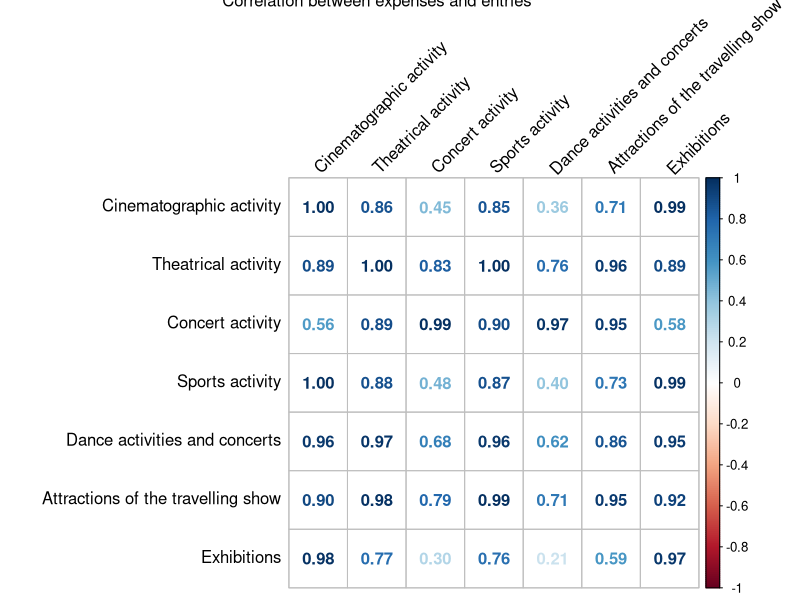
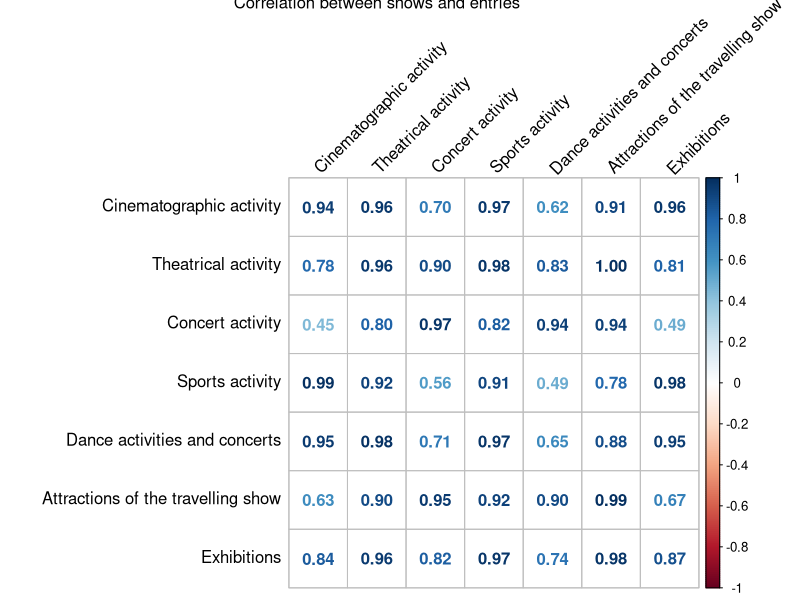
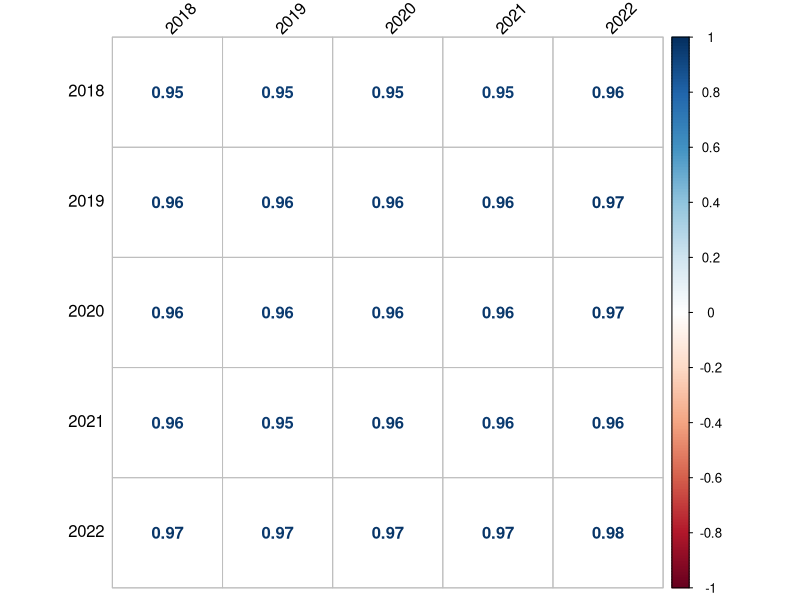

Here is the R script that generated these plots, in order:
# Statistical Learning Project ----

# Load the libraries ----
library("readxl")
library("corrplot")

# Load data ----

## Cinema/area 2018-2022
# This data are related to the number of total shows, entries and expenses for cinema divided for each area
shows_cine_area <- read_excel("Data/Cinema by territorial area.xlsx", sheet = 1)
entries_cine_area <- read_excel("Data/Cinema by territorial area.xlsx", sheet = 2)
expense_cine_area <- read_excel("Data/Cinema by territorial area.xlsx", sheet = 3)

## Places/area 2018-2022
# This data are related to the number of entertainment places for each area divided by activity
pla_act_cin_area <- read_excel("Data/Places of performance in the regions.xlsx", sheet = 1)
pla_act_tea_area <- read_excel("Data/Places of performance in the regions.xlsx", sheet = 2)
pla_act_con_area <- read_excel("Data/Places of performance in the regions.xlsx", sheet = 3)
pla_act_spo_area <- read_excel("Data/Places of performance in the regions.xlsx", sheet = 4)
pla_act_bal_area <- read_excel("Data/Places of performance in the regions.xlsx", sheet = 5)
pla_act_via_area <- read_excel("Data/Places of performance in the regions.xlsx", sheet = 6)
pla_act_mos_area <- read_excel("Data/Places of performance in the regions.xlsx", sheet = 7)

## Total/area 2018-2022
# This data are related to the number of total shows, entries and expenses for each area
shows_area <- read_excel("Data/National territory all sectors (macro area and region).xlsx", sheet = 1)
entries_area <- read_excel("Data/National territory all sectors (macro area and region).xlsx", sheet = 2)
expense_area <- read_excel("Data/National territory all sectors (macro area and region).xlsx", sheet = 3)

## Total/activity 2018-2022
# This data are related to the number of total shows, entries and expenses divided by activity
shows_activity <- read_excel("Data/National territory all sectors (total).xlsx", sheet = 1)
entries_activity <- read_excel("Data/National territory all sectors (total).xlsx", sheet = 2)
expense_activity <- read_excel("Data/National territory all sectors (total).xlsx", sheet = 3)

## Theatre/month 2018-2022
# This data are related to the number of total shows, entries and expenses for theatral activity divided by month
theatre_month <- read.csv("Data/Monthly trends by sector (Theater).csv", sep = ";", header = TRUE)

## Cinema/month 2018-2022
# This data are related to the number of total shows, entries and expenses for Cinema activity divided by month
cinema_month <- read.csv("Data/Monthly trends by sector (Cinema).csv", sep = ";", header = TRUE)

## Total/month 2018-2022
# This data are related to the number of total shows, entries and expenses for the all the activities divided by month
total_month <- read.csv("Data/Monthly trends by sector (All sectors).csv", sep = ";", header = TRUE)

## Organizers/area 2018-2022
# This data are related to the number of organizers for each area divided by activity
org_act_cin_area <- read_excel("Data/Number of show organizers in the regions.xlsx", sheet = 1)
org_act_tea_area <- read_excel("Data/Number of show organizers in the regions.xlsx", sheet = 2)
org_act_con_area <- read_excel("Data/Number of show organizers in the regions.xlsx", sheet = 3)
org_act_spo_area <- read_excel("Data/Number of show organizers in the regions.xlsx", sheet = 4)
org_act_bal_area <- read_excel("Data/Number of show organizers in the regions.xlsx", sheet = 5)
org_act_via_area <- read_excel("Data/Number of show organizers in the regions.xlsx", sheet = 6)
org_act_mos_area <- read_excel("Data/Number of show organizers in the regions.xlsx", sheet = 7)



# What we have to do: ----

# EDA
# 1. Understand the data structure
# 2. Understand the main characteristics of the data
# 3. Compare the data between the different categories
#   3.1 Cinema & Teatro
# 4. Understand the trend of the data by month
#   4.1 Cinema
#   4.2 Teatro
#   4.3 Generale
# 5. Understand the correlation between the different areas
# 6. Understand the correlation between the different activities
# 7. Understand the correlation between the places and the activities
# 8. Understand the correlation between the places and the entries (spettatori)
# 9. Understand the correlation between the expenses and entries
# 10. Understand the correlation between the number shows and entries
# 11. Understand the correlation between the different macro areas

# MODELS
# Regression and model part between the regional data 
# (Cinema, Teatro, Generale, Organizzatori, Luoghi)
# 1. Creazione modelli
#   1.1 Regressione lineare
#   1.2 Regressione lineare multipla
#   1.3 Regressione logistica
# 2. Selezione modello
#   2.1 Forward 
#   2.2 Backward
#   2.3 Stepwise
#   2.4 BIC - AIC - ecc....
# 3. Analisi residui 
#   3.1 Test
#   3.2 Leverage
#   3.3 Collinearità
#   3.4 Analisi degli outliers 
# 4. Forecasting ....
# 
# Idea:
# Classificazione di un cinema per definire se è efficiente ovvero:
# il rapporto spesa spettatori è maggiore della media



# Esplorative data analysis ----
# This part is dedicated to the explorative data analysis of the data loaded above
# The aim is to understand the data structure and the main characteristics of the data

## 1. Understand the data structure ----
# Summary of the models to understand the data structure
summary(shows_cine_area)
summary(entries_cine_area)
summary(expense_cine_area)
summary(pla_act_cin_area)
summary(pla_act_tea_area)
summary(pla_act_con_area)
summary(pla_act_spo_area)
summary(pla_act_bal_area)
summary(pla_act_via_area)
summary(pla_act_mos_area)
summary(shows_area)
summary(entries_area)
summary(expense_area)
summary(shows_activity)
summary(entries_activity)
summary(expense_activity)
summary(theatre_month)
summary(cinema_month)
summary(total_month)
summary(org_act_cin_area)
summary(org_act_tea_area)
summary(org_act_con_area)
summary(org_act_spo_area)
summary(org_act_bal_area)
summary(org_act_via_area)
summary(org_act_mos_area)

## 2. Data Transformation ----
total_month$Audience.spending <- as.numeric(gsub(",", ".", total_month$Audience.spending))
cinema_month$Audience.spending <- as.numeric(gsub(",", ".", cinema_month$Audience.spending))
theatre_month$Audience.spending <- as.numeric(gsub(",", ".", theatre_month$Audience.spending))

### NA values in the data ----
# Check if there are NA values in the data
is.na(total_month)
is.na(cinema_month)
is.na(theatre_month)

# Since we have some NA in the monthly data
# We have to remove them from the data to avoid problems in the analysis 
# by sobstituting them with the regression estimation of the column.

for (i in 2:ncol(total_month)) {
  total_month[,i][is.na(total_month[,i])] <- mean(total_month[,i], na.rm = TRUE)
}

for (i in 2:ncol(cinema_month)) {
  cinema_month[,i][is.na(cinema_month[,i])] <- mean(cinema_month[,i], na.rm = TRUE)
}

for (i in 2:ncol(theatre_month)) {
  theatre_month[,i][is.na(theatre_month[,i])] <- mean(theatre_month[,i], na.rm = TRUE)
}

# Check if the NA values have been removed
is.na(total_month)
is.na(cinema_month)
is.na(theatre_month)
# Ok, no more NA


# Albi's Part: ------
# the task is understand the correlation between the expenses and entries
# The data are entries_area, entries_cine_area, entries_theatre_area, expense_area, expense_cine_area, expense_theatre_area
# Create the code to do it

# Calculate correlation between entries and expenses for each area

# Correlation expense - entries ----
# Understand the correlation between the expenses and entries

## Print the correlation coefficients ----
print(paste("Correlation between cinema entries and cinema expenses: ", 
            cor(expense_activity$`Cinematographic activity`, entries_activity$`Cinematographic activity`)))
print(paste("Correlation between theatre entries and theatre expenses: ", 
            cor(expense_activity$`Theatrical activity`, entries_activity$`Theatrical activity`)))
print(paste("Correlation between concert entries and concert expenses: ", 
            cor(expense_activity$`Concert activity`, entries_activity$`Concert activity`)))
print(paste("Correlation between sport entries and sport expenses: ", 
            cor(expense_activity$`Sports activity`, entries_activity$`Sports activity`)))
print(paste("Correlation between dance entries and dance expenses: ", 
            cor(expense_activity$`Dance activities and concerts`, entries_activity$`Dance activities and concerts`)))
print(paste("Correlation between travelling show entries and travelling show expenses: ", 
            cor(expense_activity$`Attractions of the travelling show`, entries_activity$`Attractions of the travelling show`)))
print(paste("Correlation between exhibitions entries and exhibitions expenses: ", 
            cor(expense_activity$Exhibitions, entries_activity$Exhibitions)))

## Plot the results with corrplot ----

cor_expense_entries <- cor(expense_activity[-1,-1], entries_activity[-1,-1])

corrplot(cor_expense_entries, method = "number", tl.col = "black", addCoef.col = "black", tl.srt = 45)
text(x = 2, y = 10.5, labels = "Correlation between expenses and entries")

# No more useful
# corrplot(cor(expense_activity[-1,-1], entries_activity[-1,-1]), method = "number",
#         type = "upper", tl.col = "black", tl.srt = 90, diag = TRUE,
#          addCoef.col = "black", addCoefasPercent = TRUE)

# Correlation shows - entries ----
# Understand the correlation between the number shows and entries
## Print the correlation coefficients ----

print(paste("Correlation between cinema shows and cinema entries: ", 
            cor(shows_activity$`Cinematographic activity`, entries_activity$`Cinematographic activity`)))
print(paste("Correlation between theatre shows and theatre entries: ", 
            cor(shows_activity$`Theatrical activity`, entries_activity$`Theatrical activity`)))
print(paste("Correlation between concert shows and concert entries: ", 
            cor(shows_activity$`Concert activity`, entries_activity$`Concert activity`)))
print(paste("Correlation between sport shows and sport entries: ", 
            cor(shows_activity$`Sports activity`, entries_activity$`Sports activity`)))
print(paste("Correlation between dance shows and dance entries: ", 
            cor(shows_activity$`Dance activities and concerts`, entries_activity$`Dance activities and concerts`)))
print(paste("Correlation between travelling show shows and travelling show entries: ", 
            cor(shows_activity$`Attractions of the travelling show`, entries_activity$`Attractions of the travelling show`)))
print(paste("Correlation between exhibitions shows and exhibitions entries: ", 
            cor(shows_activity$Exhibitions, entries_activity$Exhibitions)))

## Plot the results with corrplot ----

cor_shows_entries <- cor(shows_activity[-1,-1], entries_activity[-1,-1])

corrplot(cor_shows_entries, method = "number", tl.col = "black", addCoef.col = "black", tl.srt = 45)
text(x = 2, y = 10.5, labels = "Correlation between shows and entries")


# Correlation places - expense ----

# Understand the correlation between the places and the expenses

## Print the correlation coefficients ----

print(paste("Correlation between cinema places and cinema expenses: ", 
            cor(pla_act_cin_area$'2022', expense_area$'2022')))
print(paste("Correlation between cinema places and cinema expenses: ", 
            cor(pla_act_cin_area$'2021', expense_area$'2021')))
print(paste("Correlation between cinema places and cinema expenses: ",
            cor(pla_act_cin_area$'2020', expense_area$'2020')))
print(paste("Correlation between cinema places and cinema expenses: ",
            cor(pla_act_cin_area$'2019', expense_area$'2019')))
print(paste("Correlation between cinema places and cinema expenses: ",
            cor(pla_act_cin_area$'2018', expense_area$'2018')))


cor_cin_expence_area <- cor(pla_act_cin_area[-1,-1], expense_area[-1,-1])

corrplot(cor_cin_expence_area, method = "number", tl.col = "black", addCoef.col = "black", tl.srt = 45)
text(x = 2, y = 10.5, labels = "Correlation between places and expenses")


# Covariance matrix ----
# Understand the covariance matrix between the different areas

## Print the covariance matrix ----

cov(entries_area[-1,-1])
cov(expense_area[-1,-1])
cov(shows_area[-1,-1])

